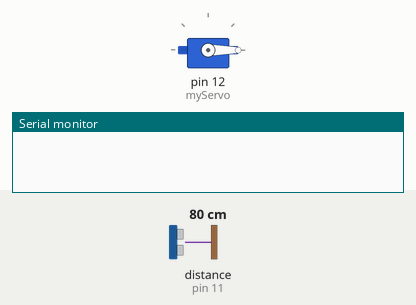
This sketch was run on a simulated Arduino Uno, built with avr-gcc and run on an emulated ATmega328P. Shown: servo, the last lines printed to the serial monitor. Wiring (inferred from the names in the program): ultrasonic range finder: trigger pin 10; echo pin 11. Inputs (shaded band) come from the test bench; at power-on: distance to the obstacle (sensor on pin 11) 80 cm. The echo pulse lasts 58.3 µs per cm.

Above: at 0.01 s.
1.3 s: distance to the obstacle (sensor on pin 11) set to 60 cm
At 2.4 s:
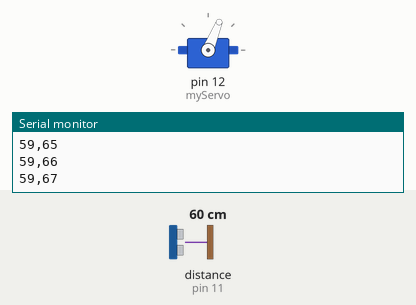
4.3 s: distance to the obstacle (sensor on pin 11) set to 250 cm
At 7.4 s:
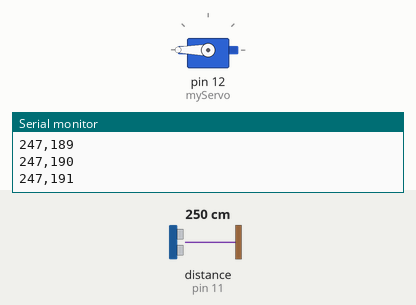
Timing chart, 0 to 8.9 s (numbered marks = the images above; inputs shaded):
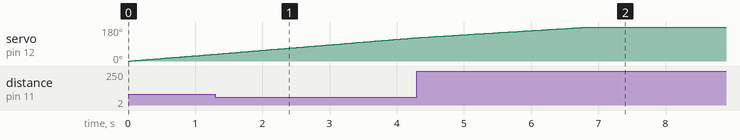

The sketch:

radar.ino.ino
```cpp
#include <Servo.h>

// Ultrasonik Sinyal pinleri
const int trigPin = 10;
const int echoPin = 11;

long duration;
int distance;

Servo myServo;

void setup() {
  pinMode(trigPin, OUTPUT);
  pinMode(echoPin, INPUT);
  Serial.begin(9600);
  myServo.attach(12); // Servo motor sinyal pini

}
void loop() {
  // 15 derece ile 165 derece arasında dön
  for (int i = 0 ; i <= 360 ; i ++){

         myServo.write(i);
         delay(30);
         Serial.print(calculateDistance());
         Serial.print(",");
         Serial.print(i);
         Serial.println();
  }

for (int i = 360 ; i >= 0 ; i --){

         myServo.write(i);
         delay(30);
         Serial.print(calculateDistance());
         Serial.print(",");
         Serial.print(i);
         Serial.println();
  }

}

int calculateDistance(){

  digitalWrite(trigPin, LOW);
  delayMicroseconds(2);

  digitalWrite(trigPin, HIGH);
  delayMicroseconds(10);
  digitalWrite(trigPin, LOW);
  duration = pulseIn(echoPin, HIGH);
  distance= duration*0.017;
  return distance;
}
```
